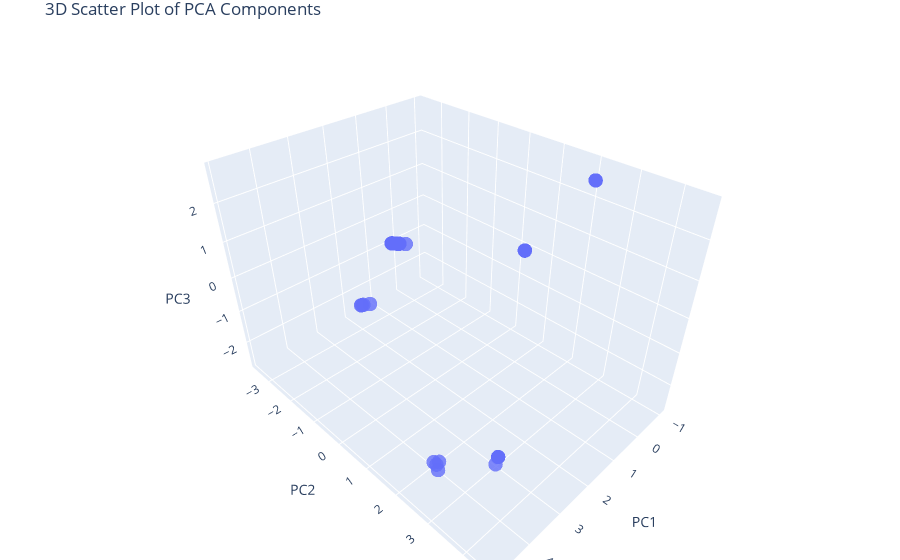

Notebook code for this chart:
### Code cell
# 3D scatter plot    
plot_3D_3pc(df_train_feat_scaled_pca)

### Figure 1 — Plotly figure (JSON) as saved in the notebook; plotly's stock layout.template omitted (floating-point values rounded to 4 significant figures; data arrays with more than 128 entries replaced by an {"elided": "..."} marker saying what was removed)
{"data": [{"marker": {"opacity": 0.8, "size": 5}, "mode": "markers", "type": "scatter3d", "x": {"elided": "174 float values"}, "y": {"elided": "174 float values"}, "z": {"elided": "174 float values"}}], "layout": {"margin": {"b": 0, "l": 0, "r": 0, "t": 30}, "scene": {"xaxis": {"title": {"text": "PC1"}}, "yaxis": {"title": {"text": "PC2"}}, "zaxis": {"title": {"text": "PC3"}}}, "title": {"text": "3D Scatter Plot of PCA Components"}}}
